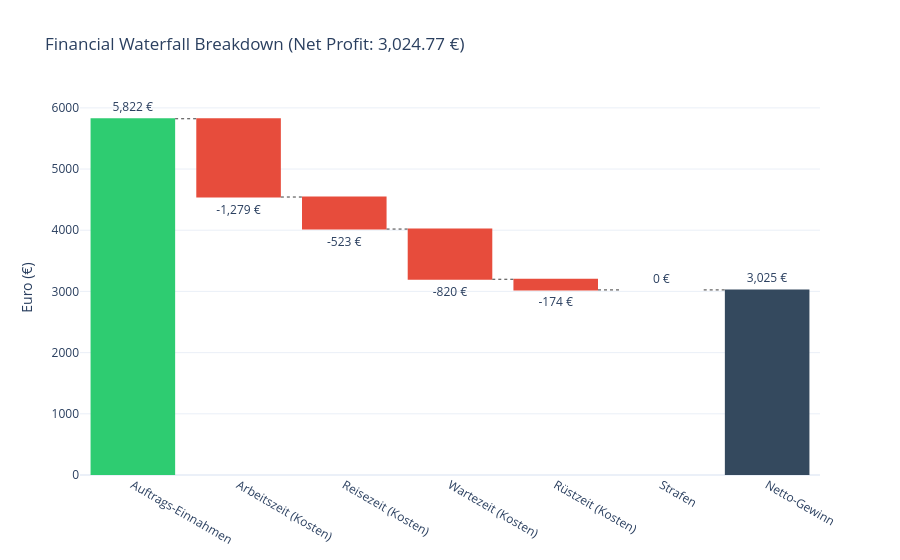

Source (notebook cell):
### Markdown cell above
Anhand der unterstehenden Grafik können wir die Auslastung der Techniker visualisieren: Der größte Kostenfaktor ist wenig überraschend die Arbeitszeit. Interessant ist hingegen, dass der zweitgrößte Kostenfaktor die Wartezeit ist. Dies erklärt, warum der Algorithmus versucht hat, die Aufträge so zu verteilen, dass möglichst wenig Wartezeiten entstehen. Trivial zu erwähnen ist wohl, dass es keine Strafzahlungen gab, da diese eine optimale Lösung nicht konsituieren könnte. Allgemein lässt sich sagen, dass etwa die Hälfte der Einnahmen am Ende als Gewinn übrig bleibt, während die andere Hälfte für die Kosten (Arbeitszeit, Fahrzeit, Wartezeit und Rüstzeit) aufgewendet wird.

### Code cell
if 'best_individual' in locals():
    plot_cost_breakdown(best_individual)

### Figure 1 — Plotly figure (JSON) as saved in the notebook; plotly's stock layout.template omitted (floating-point values rounded to 4 significant figures)
{"data": [{"connector": {"line": {"color": "rgb(63, 63, 63)", "dash": "dot", "width": 1}}, "decreasing": {"marker": {"color": "#E74C3C"}}, "increasing": {"marker": {"color": "#2ECC71"}}, "measure": ["relative", "relative", "relative", "relative", "relative", "relative", "total"], "name": "Profit Breakdown", "orientation": "v", "text": ["5,822 €", "-1,279 €", "-523 €", "-820 €", "-174 €", "0 €", "3,025 €"], "textposition": "outside", "totals": {"marker": {"color": "#34495E"}}, "type": "waterfall", "x": ["Auftrags-Einnahmen", "Arbeitszeit (Kosten)", "Reisezeit (Kosten)", "Wartezeit (Kosten)", "Rüstzeit (Kosten)", "Strafen", "Netto-Gewinn"], "y": [5822, -1279.0, -523.4, -820.2, -174.3, 0, 3025.0]}], "layout": {"showlegend": false, "title": {"text": "Financial Waterfall Breakdown (Net Profit: 3,024.77 €)"}, "yaxis": {"title": {"text": "Euro (€)"}}}}
